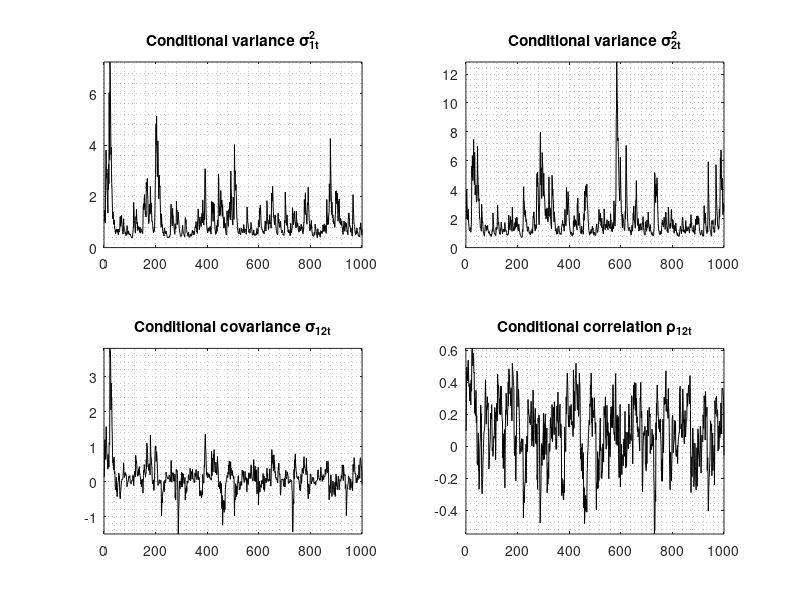

Source code (MATLAB):
%% The following code can be used to simulate from a bivariate DVECH model with p=q=1

%% 1. Set sample size and parameter values

T = 1000;

w11=0.1;
w22=0.2;
w12=0.02;

b11=0.7;
b22=0.7;
b12=0.7;

a11=0.2;
a22=0.2;
a12=0.15;


%% 2. Set initial conditions for the conditional variance matrix

% define a Tx2 matrix "x" that will contain the generated series and a Tx3
% matrix "VECHt" that will contain the conditional covariance matrix in
% VECH form. T is the time series length.

x=zeros(T,2);
VECHt=zeros(T,3);

% we choose the unconditional covariance matrix as initialization

VECHt(1,1)=w11/(1-b11-a11);
VECHt(1,2)=w12/(1-b12-a12);
VECHt(1,3)=w22/(1-b22-a22);

%% 3. Genrate from a DVECH model 
%the following loop generates recursively from the DVECH model

for t = 1:T
    
    SIGMAt=[VECHt(t,1),VECHt(t,2);VECHt(t,2),VECHt(t,3)];

    x(t,:)=mvnrnd(zeros(2,1),SIGMAt);    % generate from the observation equation

    VECHt(t+1,1) = w11 + b11 * VECHt(t,1) + a11 * x(t,1)^2;  % updating equation variance series 1
    VECHt(t+1,2) = w12 + b12 * VECHt(t,2) + a12 * x(t,1)*x(t,2); % updating equation covariance between series 1 and series 2
    VECHt(t+1,3) = w22 + b22 * VECHt(t,3) + a22 * x(t,2)^2; % updating equation variance series 2
    
end
    
    
%% 4. Plot series


subplot(2,1,1)       % add first plot in 2 x 1 grid
plot(x(:,1),'k')     % series 1
axis([0 inf -inf inf])
grid minor
title('Series y_{1t}')


subplot(2,1,2)       % add second plot in 2 x 1 grid
plot(x(:,2),'k')     % series 2
axis([0 inf -inf inf])
grid minor
title('Series y_{2t}')



%% 5. Plot conditional covariance

subplot(2,2,1)       % add first plot in 2 x 2 grid
plot(VECHt(:,1),'k')  % varaince series 1
axis([0 inf 0 inf])
grid minor
title('Conditional variance \sigma^2_{1t}')


subplot(2,2,2)       % add second plot in 2 x 2 grid
plot(VECHt(:,3),'k')  % varaince series 2
axis([0 inf 0 inf])
grid minor
title('Conditional variance \sigma^2_{2t}')

subplot(2,2,3)       % add third plot in 2 x 2 grid
plot(VECHt(:,2),'k')  % covariance between series 1 and series 2
axis([0 inf -inf inf])
grid minor
title('Conditional covariance \sigma_{12t}')

subplot(2,2,4)       % add fourth plot in 2 x 2 grid
plot(VECHt(:,2)./(sqrt(VECHt(:,1)).*sqrt(VECHt(:,3))),'k') % correlation between series 1 and series 2
axis([0 inf -inf inf])
grid minor
title('Conditional correlation \rho_{12t}')

